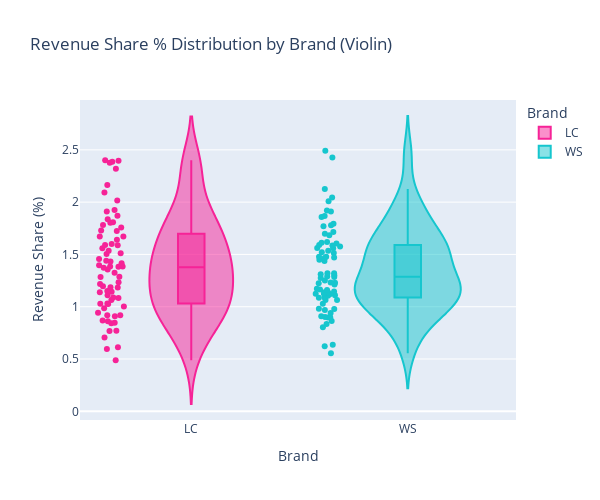

Notebook code cell kept with this figure:
### Code cell
fig = px.violin(
    store_rev,
    x='Brand',
    y='RevenueSharePct',
    box=True,  # Add embedded box plot
    points='all',  # Show all data points
    title='Revenue Share % Distribution by Brand',
    color='Brand',
    color_discrete_map=brand_colors
)
fig.update_layout(
    yaxis_title='Revenue Share (%)',
    xaxis_title='Brand',
    height=500,
    width=600
)
fig.show()

### Figure 1 — Plotly figure (JSON) as saved in the notebook; plotly's stock layout.template omitted (floating-point values rounded to 4 significant figures)
{"data": [{"alignmentgroup": "True", "box": {"visible": true}, "hovertemplate": "Brand=%{x}<br>RevenueSharePct=%{y}<extra></extra>", "legendgroup": "LC", "marker": {"color": "rgb(246, 35, 151)"}, "name": "LC", "offsetgroup": "LC", "orientation": "v", "points": "all", "scalegroup": "True", "showlegend": true, "type": "violin", "x": ["LC", "LC", "LC", "LC", "LC", "LC", "LC", "LC", "LC", "LC", "LC", "LC", "LC", "LC", "LC", "LC", "LC", "LC", "LC", "LC", "LC", "LC", "LC", "LC", "LC", "LC", "LC", "LC", "LC", "LC", "LC", "LC", "LC", "LC", "LC", "LC", "LC", "LC", "LC", "LC", "LC", "LC", "LC", "LC", "LC", "LC", "LC", "LC", "LC", "LC", "LC", "LC", "LC", "LC", "LC", "LC", "LC", "LC", "LC", "LC", "LC", "LC", "LC", "LC", "LC", "LC", "LC", "LC", "LC", "LC", "LC", "LC"], "x0": " ", "xaxis": "x", "y": [1.758, 1.142, 0.7701, 1.325, 1.672, 1.381, 1.386, 1.78, 1.031, 1.15, 1.029, 1.385, 0.8429, 1.433, 0.8614, 1.559, 1.911, 1.084, 1.803, 1.457, 1.835, 1.808, 1.536, 2.385, 1.73, 2.319, 1.64, 1.51, 1.138, 1.087, 0.9185, 1.373, 1.601, 1.725, 1.44, 1.109, 0.9861, 1.217, 1.505, 0.7674, 1.589, 0.6117, 0.5954, 2.4, 1.588, 2.165, 1.356, 0.9093, 1.196, 0.8471, 0.9411, 1.285, 0.8688, 2.396, 1.416, 0.9196, 1.065, 1.186, 1.926, 1.286, 2.376, 2.091, 0.7053, 1.397, 1.027, 1.671, 1.233, 1.003, 1.184, 1.871, 2.016, 0.4891], "y0": " ", "yaxis": "y"}, {"alignmentgroup": "True", "box": {"visible": true}, "hovertemplate": "Brand=%{x}<br>RevenueSharePct=%{y}<extra></extra>", "legendgroup": "WS", "marker": {"color": "rgb(22, 198, 206)"}, "name": "WS", "offsetgroup": "WS", "orientation": "v", "points": "all", "scalegroup": "True", "showlegend": true, "type": "violin", "x": ["WS", "WS", "WS", "WS", "WS", "WS", "WS", "WS", "WS", "WS", "WS", "WS", "WS", "WS", "WS", "WS", "WS", "WS", "WS", "WS", "WS", "WS", "WS", "WS", "WS", "WS", "WS", "WS", "WS", "WS", "WS", "WS", "WS", "WS", "WS", "WS", "WS", "WS", "WS", "WS", "WS", "WS", "WS", "WS", "WS", "WS", "WS", "WS", "WS", "WS", "WS", "WS", "WS", "WS", "WS", "WS", "WS", "WS", "WS", "WS", "WS", "WS", "WS", "WS", "WS", "WS", "WS", "WS", "WS", "WS", "WS", "WS", "WS", "WS"], "x0": " ", "xaxis": "x", "y": [1.604, 2.125, 1.911, 1.173, 1.698, 1.16, 1.123, 1.23, 1.715, 1.561, 1.77, 1.226, 1.3, 1.11, 1.919, 1.575, 1.027, 1.319, 1.064, 1.591, 0.9077, 0.9784, 0.9401, 1.438, 1.138, 1.064, 1.146, 1.086, 1.088, 1.321, 0.803, 1.62, 1.779, 1.793, 0.9694, 1.479, 1.135, 1.866, 1.586, 0.9015, 1.232, 1.471, 1.274, 1.251, 1.119, 0.8987, 1.448, 1.478, 1.212, 1.466, 1.514, 1.534, 0.9796, 0.8358, 0.5542, 0.8634, 0.8966, 1.31, 0.6219, 1.558, 1.521, 1.123, 1.289, 2.428, 1.106, 1.857, 2.008, 1.684, 0.6364, 1.612, 1.165, 2.49, 1.284, 2.043], "y0": " ", "yaxis": "y"}], "layout": {"height": 500, "legend": {"title": {"text": "Brand"}, "tracegroupgap": 0}, "title": {"text": "Revenue Share % Distribution by Brand (Violin)"}, "violinmode": "overlay", "width": 600, "xaxis": {"anchor": "y", "categoryarray": ["LC", "WS"], "categoryorder": "array", "domain": [0, 1], "title": {"text": "Brand"}}, "yaxis": {"anchor": "x", "domain": [0, 1], "title": {"text": "Revenue Share (%)"}}}}
